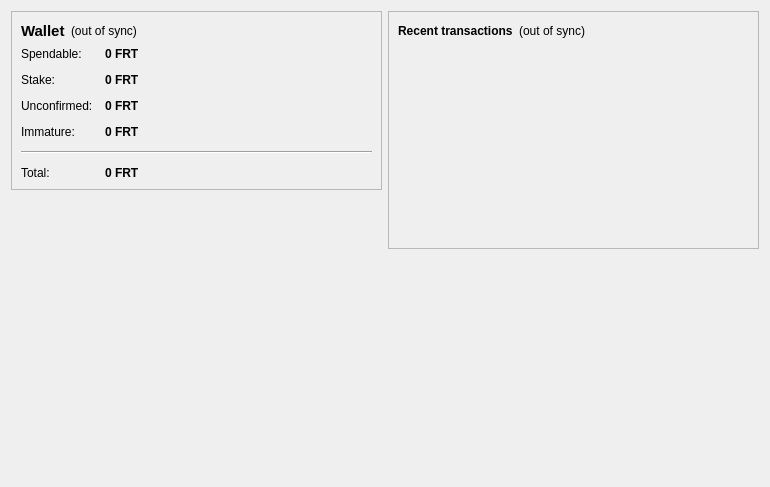
<?xml version="1.0" encoding="UTF-8"?>
<ui version="4.0">
 <class>OverviewPage</class>
 <widget class="QWidget" name="OverviewPage">
  <property name="geometry">
   <rect>
    <x>0</x>
    <y>0</y>
    <width>770</width>
    <height>487</height>
   </rect>
  </property>
  <property name="windowTitle">
   <string>Form</string>
  </property>
  <layout class="QHBoxLayout" name="horizontalLayout" stretch="1,1">
   <item>
    <layout class="QVBoxLayout" name="verticalLayout_2">
     <item>
      <widget class="QFrame" name="frame">
       <property name="frameShape">
        <enum>QFrame::StyledPanel</enum>
       </property>
       <property name="frameShadow">
        <enum>QFrame::Raised</enum>
       </property>
       <layout class="QVBoxLayout" name="verticalLayout_4">
        <item>
         <layout class="QHBoxLayout" name="horizontalLayout_4">
          <item>
           <widget class="QLabel" name="label_5">
            <property name="font">
             <font>
              <pointsize>11</pointsize>
              <weight>75</weight>
              <bold>true</bold>
             </font>
            </property>
            <property name="text">
             <string>Wallet</string>
            </property>
           </widget>
          </item>
          <item>
           <widget class="QLabel" name="labelWalletStatus">
            <property name="toolTip">
             <string>The displayed information may be out of date. Your wallet automatically synchronizes with the fortesque network after a connection is established, but this process has not completed yet.</string>
            </property>
            <property name="styleSheet">
             <string notr="true"/>
            </property>
            <property name="text">
             <string notr="true">(out of sync)</string>
            </property>
            <property name="alignment">
             <set>Qt::AlignLeading|Qt::AlignLeft|Qt::AlignVCenter</set>
            </property>
           </widget>
          </item>
          <item>
           <spacer name="horizontalSpacer_2">
            <property name="orientation">
             <enum>Qt::Horizontal</enum>
            </property>
            <property name="sizeHint" stdset="0">
             <size>
              <width>40</width>
              <height>20</height>
             </size>
            </property>
           </spacer>
          </item>
         </layout>
        </item>
        <item>
         <layout class="QFormLayout" name="formLayout_2">
          <property name="fieldGrowthPolicy">
           <enum>QFormLayout::AllNonFixedFieldsGrow</enum>
          </property>
          <property name="horizontalSpacing">
           <number>12</number>
          </property>
          <property name="verticalSpacing">
           <number>12</number>
          </property>
          <item row="0" column="0">
           <widget class="QLabel" name="label">
            <property name="text">
             <string>Spendable:</string>
            </property>
           </widget>
          </item>
          <item row="0" column="1">
           <widget class="QLabel" name="labelBalance">
            <property name="font">
             <font>
              <weight>75</weight>
              <bold>true</bold>
             </font>
            </property>
            <property name="cursor">
             <cursorShape>IBeamCursor</cursorShape>
            </property>
            <property name="toolTip">
             <string>Your current spendable balance</string>
            </property>
            <property name="text">
             <string notr="true">0 FRT</string>
            </property>
            <property name="textInteractionFlags">
             <set>Qt::LinksAccessibleByMouse|Qt::TextSelectableByKeyboard|Qt::TextSelectableByMouse</set>
            </property>
           </widget>
          </item>
          <item row="1" column="0">
           <widget class="QLabel" name="label_6">
            <property name="text">
             <string>Stake:</string>
            </property>
           </widget>
          </item>
          <item row="1" column="1">
           <widget class="QLabel" name="labelStake">
            <property name="font">
             <font>
              <weight>75</weight>
              <bold>true</bold>
             </font>
            </property>
            <property name="cursor">
             <cursorShape>IBeamCursor</cursorShape>
            </property>
            <property name="toolTip">
             <string>Total of coins that was staked, and do not yet count toward the current balance</string>
            </property>
            <property name="text">
             <string notr="true">0 FRT</string>
            </property>
            <property name="textInteractionFlags">
             <set>Qt::LinksAccessibleByMouse|Qt::TextSelectableByKeyboard|Qt::TextSelectableByMouse</set>
            </property>
           </widget>
          </item>
          <item row="2" column="0">
           <widget class="QLabel" name="label_3">
            <property name="text">
             <string>Unconfirmed:</string>
            </property>
           </widget>
          </item>
          <item row="2" column="1">
           <widget class="QLabel" name="labelUnconfirmed">
            <property name="font">
             <font>
              <weight>75</weight>
              <bold>true</bold>
             </font>
            </property>
            <property name="cursor">
             <cursorShape>IBeamCursor</cursorShape>
            </property>
            <property name="toolTip">
             <string>Total of transactions that have yet to be confirmed, and do not yet count toward the current balance</string>
            </property>
            <property name="text">
             <string notr="true">0 FRT</string>
            </property>
            <property name="textInteractionFlags">
             <set>Qt::LinksAccessibleByMouse|Qt::TextSelectableByKeyboard|Qt::TextSelectableByMouse</set>
            </property>
           </widget>
          </item>
          <item row="3" column="0">
           <widget class="QLabel" name="labelImmatureText">
            <property name="text">
             <string>Immature:</string>
            </property>
           </widget>
          </item>
          <item row="3" column="1">
           <widget class="QLabel" name="labelImmature">
            <property name="font">
             <font>
              <weight>75</weight>
              <bold>true</bold>
             </font>
            </property>
            <property name="toolTip">
             <string>Mined balance that has not yet matured</string>
            </property>
            <property name="text">
             <string notr="true">0 FRT</string>
            </property>
            <property name="textInteractionFlags">
             <set>Qt::LinksAccessibleByMouse|Qt::TextSelectableByKeyboard|Qt::TextSelectableByMouse</set>
            </property>
           </widget>
          </item>
          <item row="4" column="0" colspan="2">
           <widget class="Line" name="line">
            <property name="orientation">
             <enum>Qt::Horizontal</enum>
            </property>
           </widget>
          </item>
          <item row="5" column="0">
           <widget class="QLabel" name="labelTotalText">
            <property name="text">
             <string>Total:</string>
            </property>
           </widget>
          </item>
          <item row="5" column="1">
           <widget class="QLabel" name="labelTotal">
            <property name="font">
             <font>
              <weight>75</weight>
              <bold>true</bold>
             </font>
            </property>
            <property name="cursor">
             <cursorShape>IBeamCursor</cursorShape>
            </property>
            <property name="toolTip">
             <string>Your current total balance</string>
            </property>
            <property name="text">
             <string notr="true">0 FRT</string>
            </property>
            <property name="textInteractionFlags">
             <set>Qt::LinksAccessibleByMouse|Qt::TextSelectableByKeyboard|Qt::TextSelectableByMouse</set>
            </property>
           </widget>
          </item>
         </layout>
        </item>
       </layout>
      </widget>
     </item>
     <item>
      <spacer name="verticalSpacer">
       <property name="orientation">
        <enum>Qt::Vertical</enum>
       </property>
       <property name="sizeHint" stdset="0">
        <size>
         <width>20</width>
         <height>40</height>
        </size>
       </property>
      </spacer>
     </item>
     <item>
      <widget class="QLabel" name="label_2">
       <property name="autoFillBackground">
        <bool>true</bool>
       </property>
       <property name="text">
        <string/>
       </property>
       <property name="pixmap">
        <pixmap resource="../bitcoin.qrc">:/icons/mastbg</pixmap>
       </property>
       <property name="scaledContents">
        <bool>false</bool>
       </property>
       <property name="margin">
        <number>0</number>
       </property>
      </widget>
     </item>
    </layout>
   </item>
   <item>
    <layout class="QVBoxLayout" name="verticalLayout_3">
     <item>
      <widget class="QFrame" name="frame_2">
       <property name="frameShape">
        <enum>QFrame::StyledPanel</enum>
       </property>
       <property name="frameShadow">
        <enum>QFrame::Raised</enum>
       </property>
       <layout class="QVBoxLayout" name="verticalLayout">
        <item>
         <layout class="QHBoxLayout" name="horizontalLayout_2">
          <item>
           <widget class="QLabel" name="label_4">
            <property name="text">
             <string>&lt;b&gt;Recent transactions&lt;/b&gt;</string>
            </property>
           </widget>
          </item>
          <item>
           <widget class="QLabel" name="labelTransactionsStatus">
            <property name="toolTip">
             <string>The displayed information may be out of date. Your wallet automatically synchronizes with the fortesque network after a connection is established, but this process has not completed yet.</string>
            </property>
            <property name="styleSheet">
             <string notr="true"/>
            </property>
            <property name="text">
             <string notr="true">(out of sync)</string>
            </property>
            <property name="alignment">
             <set>Qt::AlignRight|Qt::AlignTrailing|Qt::AlignVCenter</set>
            </property>
           </widget>
          </item>
          <item>
           <spacer name="horizontalSpacer">
            <property name="orientation">
             <enum>Qt::Horizontal</enum>
            </property>
            <property name="sizeHint" stdset="0">
             <size>
              <width>40</width>
              <height>20</height>
             </size>
            </property>
           </spacer>
          </item>
         </layout>
        </item>
        <item>
         <widget class="QListView" name="listTransactions">
          <property name="styleSheet">
           <string notr="true">QListView { background: transparent; }</string>
          </property>
          <property name="frameShape">
           <enum>QFrame::NoFrame</enum>
          </property>
          <property name="verticalScrollBarPolicy">
           <enum>Qt::ScrollBarAlwaysOff</enum>
          </property>
          <property name="horizontalScrollBarPolicy">
           <enum>Qt::ScrollBarAlwaysOff</enum>
          </property>
          <property name="selectionMode">
           <enum>QAbstractItemView::NoSelection</enum>
          </property>
         </widget>
        </item>
       </layout>
      </widget>
     </item>
     <item>
      <spacer name="verticalSpacer_2">
       <property name="orientation">
        <enum>Qt::Vertical</enum>
       </property>
       <property name="sizeHint" stdset="0">
        <size>
         <width>20</width>
         <height>40</height>
        </size>
       </property>
      </spacer>
     </item>
    </layout>
   </item>
  </layout>
 </widget>
 <resources>
  <include location="../bitcoin.qrc"/>
 </resources>
 <connections/>
</ui>
